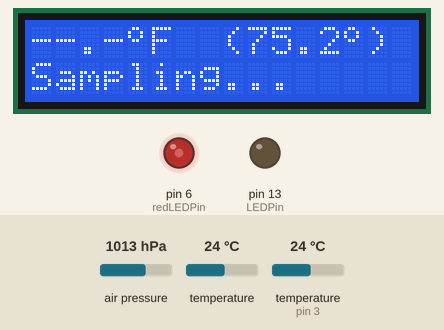
The sketch below on a simulated Arduino Uno, built with avr-gcc and run on an emulated ATmega328P. On the bench: 16×2 character LCD, output pins drawn as LEDs (lit = HIGH). Wiring (inferred from the names in the program): BMP180 pressure sensor at I2C address 0x77. The test bench sets the inputs (shaded band); at power-on: temperature (sensor on pin 3) 24 °C, air pressure 1013 hPa, temperature 24 °C. What the sketch prints to the serial monitor is not drawn.

Above: at 1.2 s.
1.3 s: temperature (sensor on pin 3) set to 12 °C
At 7.6 s:
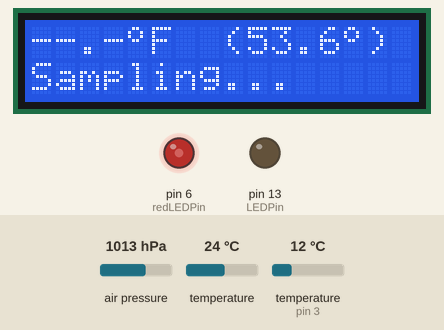
8.1 s: temperature (sensor on pin 3) set to 19 °C
At 13.6 s:
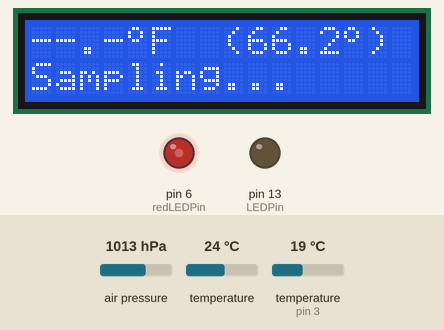
13.9 s: temperature (sensor on pin 3) set to 28 °C
At 19.6 s:
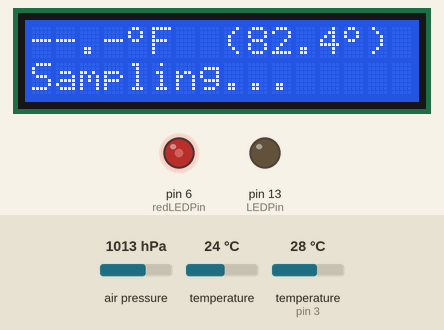
Timing chart, 0 to 21.1 s (numbered marks = the images above; inputs shaded):
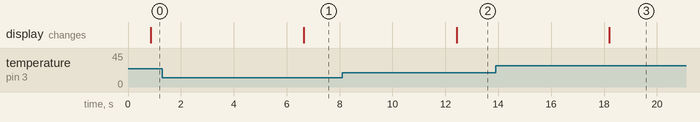

The sketch:

LCDWeatherStation.ino
```cpp
// (licence header left out)
/*
 * Include the LCD library code. The standard Arduino 1.0 LCD library works fine but does not support
 * use of a shift register and so requires 6 control lines from the Arduino to the LCD.  That number
 * can be reduced to 3 control lines through use of a latching shift register but requires a different
 * LiquidCrystal library.  (This frees up 3 pins for other purposes.) The code here uses an
 * updated library from F.Malpartida et. al. at https://bitbucket.org/fmalpartida/new-liquidcrystal/wiki/Home
 * which also has the benefit of improved performance relative to the standard Arduino 1.0 library.
 *
 * If using a shift register include LiquidCrystal_SR.h.  If using 4-wire parallel include LiquidCrystal.h
 */
#include <Wire.h>
#include <LiquidCrystal.h>

// Dallas Semiconductor DS18B20 requires Dallas Temperature Control Library, which uses the OneWire network
#include <OneWire.h>
#include <DallasTemperature.h>

/*
 * If debugging, send extra output info via the Serial monitor though NOTE that
 * this will confuse any upstream processing of reported data, e.g. via Processing
 * applications on a remote host connected via Serial/USB.  With debugging off
 * we should only output one line per reported data value as described above.
 */
boolean debugging = false;

int sensorPin = 3;     /* Pin the DS18B20 sensor output is connected to */
int redLEDPin = 6;     /* Pin that controls red display on the LCD panel */
int brightness = 100;  /* LCD display brightness, 0 = max, 255 = off. 100 works well */
int LEDPin = 13;       /* Pin with LED to indicate update */

// Configuration info for the BMP085 sensor
#define BMP085_ADDRESS 0x77  // I2C address of BMP085
const unsigned char OSS = 0;  // Oversampling Setting

// BMP085 Calibration values, which are stored in each sensor's EEPROM
int ac1;
int ac2;
int ac3;
unsigned int ac4;
unsigned int ac5;
unsigned int ac6;
int b1;
int b2;
int mb;
int mc;
int md;

// b5 is calculated in bmp085GetTemperature(...), this variable is also used in bmp085GetPressure(...)
// so ...Temperature(...) must be called before ...Pressure(...).
long b5;
// END of BMP085 configuration info

/*
 * Need to accumulate several pieces of data to calculate ongoing temperature
 *
 * In a moving vehicle good values are a sample delay of 2 seconds and a capture
 * delay (reporting inverval) of 2 minutes.  At a stationary location such as a home
 * weather station good values are a sample delay of 5 seconds and a capture delay
 * of 5 minutes.
 *
 */
int sampleDelay = 5;           /* Interval at which temperature sensor is read (in seconds) */
int captureDelay = 5;          /* Interval at which samples are averaged & reported (in minutes) */
unsigned long captureDelayMs;  /* Calculation interval as milliseconds (calculated) */
unsigned long prevMillis = 0;  /* Timestamp for measuring elapsed time */


float DStotalReadingF = 0;  /* Total DS18B20 temperature F reading over capture interval */
float BMPtotalReadingF = 0; /* Total BMP085 temperature F reading over capture interval */
float BMPtotalReadingP = 0; /* Total BMP085 temperature F reading over capture interval */
int numReadings = 0;        /* Number of overall sensor readings over capture interval */
float DSavgReadingF;        /* Average DS18B20 temperature F reading over capture interval*/
float BMPavgReadingF;       /* Average BMP085 temperature F reading over capture interval */
float BMPavgReadingP;       /* Average BMP085 pressure reading over capture interval */
int numCaptures = 0;        /* Number of capture intervals observed */

float DSminTempF = 1000;   /* Observed minimum temperature */
float DSmaxTempF = -1000;  /* Observed maximum temperature */

// Results from reading the temperature & pressure from the BMP085
short BMP085temp;
float BMP085tempF;
long BMP085press;
float BMP085pressHG;

/*
 * Initialize the OneWire library, creating an instance to communicate with
 * any OneWire devices (not just the temperature sensor). Then initialize the
 * temperature sensor on that OneWire bus
 */
OneWire oneWire(sensorPin);
DallasTemperature sensors(&oneWire);

/* Initialize the LCD library with the numbers of the interface pins */
LiquidCrystal lcd(7, 8, 9, 10, 11, 12);    /* if using 4-bit parallel interface */
// LiquidCrystal_SR lcd(7, 8, 9);          /* if using 3 wire shift register interface */

/* Define custom degree & arrow symbols */
/* The tool at http://www.quinapalus.com/hd44780udg.html is very useful for this... */
#define DEG_CHAR  1
#define ARR_CHAR  2

byte degree[8] = {
  0b01100,    /* .##.. */
  0b10010,    /* #..#. */
  0b10010,    /* #..#. */
  0b01100,    /* .##.. */
  0b00000,    /* ..... */
  0b00000,    /* ..... */
  0b00000,    /* ..... */
  0b00000     /* ..... */
};

byte arrow[8] = {
  0b00000,    /* ..... */
  0b00100,    /* ..#.. */
  0b00010,    /* ...#. */
  0b11111,    /* ##### */
  0b00010,    /* ...#. */
  0b00100,    /* ..#.. */
  0b00000,    /* ..... */
  0b00000,    /* ..... */
};

void setup()
{
  // Output via the Serial monitor
  Serial.begin(9600);

  // Start the DS18B20
  sensors.begin();

  // Initialize the Wire protocol (I2C)
  Wire.begin();

  // Initialize sensors
  initializeSensors();

  // Enable output pin for LED
  pinMode(LEDPin,OUTPUT);

  // Create custom characters using LCD library
  lcd.createChar(DEG_CHAR,degree);
  lcd.createChar(ARR_CHAR,arrow);

  // Initialize LCD and set display brightness
  lcd.begin(16,2);
  analogWrite(redLEDPin,brightness);
  lcd.clear();
  lcd.setCursor(0,0);
  lcd.print("--.-"); lcd.write(DEG_CHAR); lcd.print("F");
  lcd.setCursor(0,1);
  lcd.print("Sampling...");

  // Calculate capture delay parameters
  captureDelayMs = captureDelay * 60 * 1000L;   /* convert minutes to milliseconds */
  prevMillis = millis();

  // Output key operating parameters to help interpret overall data set
  Serial.print("Sample interval: "); Serial.print(sampleDelay); Serial.print(" sec, ");
  Serial.print("Capture interval: "); Serial.print(captureDelay); Serial.println(" min.");
}

void loop()
{
  float DStemperatureC, DStemperatureF;
  float DScurrentTempC, DScurrentTempF;

  numReadings ++;  // Since we started at 0...

  // Read temperature from DS18b20
  DScurrentTempF = ds18b20GetTemperatureF();
  DStotalReadingF += DScurrentTempF;
  DSavgReadingF = DStotalReadingF / numReadings;

  // Read values from BMP085
  BMP085temp = bmp085GetTemperature(bmp085ReadUT());
  BMP085tempF = (BMP085temp * 0.18) + 32.0;
  BMP085press = bmp085GetPressure(bmp085ReadUP());
  BMP085pressHG = BMP085press/3386.389;
  BMPtotalReadingF += BMP085tempF;
  BMPtotalReadingP += BMP085pressHG;

  lcd.setCursor(8,0);       // Move to area reserved for current sensor value
  lcd.print("(");
  lcdprint1f(DScurrentTempF);     // lcd.print() but with 1 decimal digit
  lcd.write(DEG_CHAR);
  lcd.print(") ");

  if(debugging) {
    Serial.print("DS18B20 #1: ");
    Serial.print(DScurrentTempC); Serial.print(" C, ");
    Serial.print(DScurrentTempF); Serial.print(" F, (");
    Serial.print(DSavgReadingF); Serial.println(" avg)");

    Serial.print("BMP085 Temperature: ");
    Serial.print(BMP085tempF); Serial.print("F, [read ");
    Serial.print(BMP085temp, DEC);
    Serial.println(" *0.1 deg C]");
    Serial.print("BMP085 Pressure: ");
    Serial.print(BMP085pressHG); Serial.print("\" HG, [read ");
    Serial.print(BMP085press, DEC);
    Serial.println(" Pascals]");
    Serial.println();
  }

  unsigned long currentMillis = millis();
  /* Check and see if it is time to compute the running average temperature */
  if( (currentMillis - prevMillis) >= captureDelayMs) {

    numCaptures++;  // First, increment capture count (since it started at 0)

    /* If the first interval then initialize max & min temp for DS18B20 */
    if(numCaptures == 1) {
        DSmaxTempF = DSavgReadingF;
        DSminTempF = DSavgReadingF;
    }
    else {
      // Update max and min if necessary
      if(DSavgReadingF > DSmaxTempF) { DSmaxTempF = DSavgReadingF; } /* New maximum? */
      if(DSavgReadingF < DSminTempF) { DSminTempF = DSavgReadingF; } /* New Minimum? */
    }

    // Calculate average readings for BMP085 temperature & pressure
    BMPavgReadingF = BMPtotalReadingF / numReadings;
    BMPavgReadingP = BMPtotalReadingP / numReadings;

    // Report results by printing them out the Serial port...
    Serial.print(numCaptures); Serial.print(","); Serial.print(DSavgReadingF); Serial.print(",");
    Serial.print(BMPavgReadingP); Serial.print(","); Serial.println(BMPavgReadingF);

    // Update display
    lcd.clear();
    lcd.setCursor(0,0);       // Start at top left
    lcdprint1f(DSavgReadingF);  // lcd.print but only 1 decimal digit
    lcd.write(DEG_CHAR);      // Custom degree symbol
    lcd.print("F");

    lcd.setCursor(8,0);       // Move to area reserved for current sensor value
    lcd.print("(");
    lcdprint1f(DSavgReadingF);     // lcd.print but only 1 decimal digit
    lcd.write(DEG_CHAR);
    lcd.print(")");

    lcd.setCursor(0,1);       // Move to bottom left (2nd row)
    lcdprint1f(DSminTempF);     // lcd.print but only 1 decimal digit
    lcd.write(ARR_CHAR);      // Custom arrow character
    lcdprint1f(DSmaxTempF);     // lcd.print but only 1 decimal digit
    lcd.write(DEG_CHAR);      // Custom degree symbol

    // Diplay number of captures in hex, roll over if greater than 0x999
    if(numCaptures > 0x999) numCaptures = 0;
    if(numCaptures < 0x10)       { lcd.setCursor(15,1); lcd.print(numCaptures,HEX); }
    else if(numCaptures < 0x100) { lcd.setCursor(14,1); lcd.print(numCaptures,HEX); }
    else                         { lcd.setCursor(13,1); lcd.print(numCaptures,HEX); }

    /* Flash LED */
    digitalWrite(LEDPin,HIGH); delay(50); digitalWrite(LEDPin,LOW);

    // Reset counters and accumulators
    prevMillis = currentMillis;
    DStotalReadingF = 0;
    BMPtotalReadingF = 0;
    BMPtotalReadingP = 0;
    numReadings = 0;
  }

  /* Delay base sample interval (in milliseconds) */
  delay(1000*sampleDelay);
}
// END of main loop()


// Read the temperature F from the DS18B20 sensor
float ds18b20GetTemperatureF()
{
  // Issue a global temperature request to all devices on the I2C bus
  sensors.requestTemperatures();

  // Now read temperature from DS18B20 sensor #1 (device #0)
  return(sensors.getTempFByIndex(0));
}

// Single routine called to initialize all our sensors
void initializeSensors()
{
    bmp085Calibration();
}

// Stores all of the bmp085's calibration values into global variables
// Calibration values are required to calculate temp and pressure
// This function should be called at the beginning of the program
void bmp085Calibration()
{
  ac1 = bmp085ReadInt(0xAA);
  ac2 = bmp085ReadInt(0xAC);
  ac3 = bmp085ReadInt(0xAE);
  ac4 = bmp085ReadInt(0xB0);
  ac5 = bmp085ReadInt(0xB2);
  ac6 = bmp085ReadInt(0xB4);
  b1 = bmp085ReadInt(0xB6);
  b2 = bmp085ReadInt(0xB8);
  mb = bmp085ReadInt(0xBA);
  mc = bmp085ReadInt(0xBC);
  md = bmp085ReadInt(0xBE);
}

// Calculate temperature given uncompensated temperature ('ut').
// Value returned will be in units of 0.1 deg C
short bmp085GetTemperature(unsigned int ut)
{
  long x1, x2;

  x1 = (((long)ut - (long)ac6)*(long)ac5) >> 15;
  x2 = ((long)mc << 11)/(x1 + md);
  b5 = x1 + x2;

  return ((b5 + 8)>>4);
}

// Calculate pressure given uncompensated pressure ('up')
// calibration values must be known
// b5 is also required so bmp085GetTemperature(...) must be called first.
// Value returned will be pressure in units of Pa.
long bmp085GetPressure(unsigned long up)
{
  long x1, x2, x3, b3, b6, p;
  unsigned long b4, b7;

  b6 = b5 - 4000;
  // Calculate B3
  x1 = (b2 * (b6 * b6)>>12)>>11;
  x2 = (ac2 * b6)>>11;
  x3 = x1 + x2;
  b3 = (((((long)ac1)*4 + x3)<<OSS) + 2)>>2;

  // Calculate B4
  x1 = (ac3 * b6)>>13;
  x2 = (b1 * ((b6 * b6)>>12))>>16;
  x3 = ((x1 + x2) + 2)>>2;
  b4 = (ac4 * (unsigned long)(x3 + 32768))>>15;

  b7 = ((unsigned long)(up - b3) * (50000>>OSS));
  if (b7 < 0x80000000)
    p = (b7<<1)/b4;
  else
    p = (b7/b4)<<1;

  x1 = (p>>8) * (p>>8);
  x1 = (x1 * 3038)>>16;
  x2 = (-7357 * p)>>16;
  p += (x1 + x2 + 3791)>>4;

  return p;
}

// Read 1 byte from the BMP085 at 'address'
char bmp085Read(unsigned char address)
{
  unsigned char data;

  Wire.beginTransmission(BMP085_ADDRESS);
  Wire.write(address);
  Wire.endTransmission();

  Wire.requestFrom(BMP085_ADDRESS, 1);
  while(!Wire.available())
    ;

  return Wire.read();
}

// Read 2 bytes from the BMP085
// First byte will be from 'address'
// Second byte will be from 'address'+1
int bmp085ReadInt(unsigned char address)
{
  unsigned char msb, lsb;

  Wire.beginTransmission(BMP085_ADDRESS);
  Wire.write(address);
  Wire.endTransmission();

  Wire.requestFrom(BMP085_ADDRESS, 2);
  while(Wire.available()<2)
    ;
  msb = Wire.read();
  lsb = Wire.read();

  return (int) msb<<8 | lsb;
}

// Read the uncompensated temperature value ('ut')
unsigned int bmp085ReadUT()
{
  unsigned int ut;

  // Write 0x2E into Register 0xF4
  // This requests a temperature reading
  Wire.beginTransmission(BMP085_ADDRESS);
  Wire.write(0xF4);
  Wire.write(0x2E);
  Wire.endTransmission();

  // Wait at least 4.5ms
  delay(5);

  // Read two bytes from registers 0xF6 and 0xF7
  ut = bmp085ReadInt(0xF6);
  return ut;
}

// Read the uncompensated pressure value ('up')
unsigned long bmp085ReadUP()
{
  unsigned char msb, lsb, xlsb;
  unsigned long up = 0;

  // Write 0x34+(OSS<<6) into register 0xF4
  // Request a pressure reading w/ oversampling setting
  Wire.beginTransmission(BMP085_ADDRESS);
  Wire.write(0xF4);
  Wire.write(0x34 + (OSS<<6));
  Wire.endTransmission();

  // Wait for conversion, delay time dependent on OSS
  delay(2 + (3<<OSS));

  // Read register 0xF6 (MSB), 0xF7 (LSB), and 0xF8 (XLSB)
  Wire.beginTransmission(BMP085_ADDRESS);
  Wire.write(0xF6);
  Wire.endTransmission();
  Wire.requestFrom(BMP085_ADDRESS, 3);

  // Wait for data to become available
  while(Wire.available() < 3)
    ;
  msb = Wire.read();
  lsb = Wire.read();
  xlsb = Wire.read();

  up = (((unsigned long) msb << 16) | ((unsigned long) lsb << 8) | (unsigned long) xlsb) >> (8-OSS);

  return up;
}

/*
 * lcd.print() displays floating point values with two decimal digits, which is
 * overkill for our small 16x2 LCD display.  This function results in the displayed
 * value just having one decimal digit.
 */
void lcdprint1f(float num)
{
  int base, whole, frac;

  base = (int) ((num*10) + 0.5);
  whole = (int) (base / 10);
  frac = base % 10;
  lcd.print(whole); lcd.print("."); lcd.print(frac);
}
```

Measured:
- after the input at 1.3 s, the display: changes after 5.3 s (image 1)
- after the input at 8.1 s, the display: changes after 4.3 s (image 2)
- after the input at 13.9 s, the display: changes after 4.3 s (image 3)
